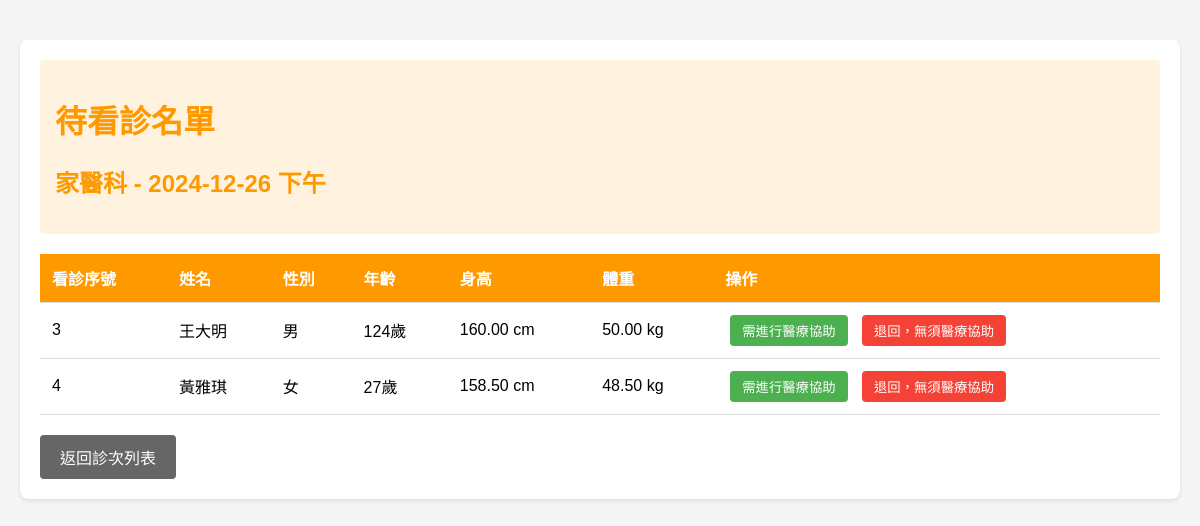
Page /php/doctor/patient_consult.php?clinic_id=CL00003 (signed in) on the committed database.
### tables this page shows
CREATE TABLE `clinic` (
  `clinic_id` char(7) NOT NULL,
  `clinic_date` date NOT NULL,
  `period` enum('morning','afternoon','evening') NOT NULL,
  `department_id` char(7) NOT NULL,
  `location` varchar(100) DEFAULT NULL,
  `doctor_id` char(7) NOT NULL
);

CREATE TABLE `department` (
  `department_id` char(7) NOT NULL,
  `department_name` varchar(50) NOT NULL
);

CREATE TABLE `appointment` (
  `appointment_id` char(7) NOT NULL,
  `sequence_number` int(10) UNSIGNED NOT NULL,
  `clinic_id` char(7) NOT NULL,
  `patient_id` char(7) NOT NULL,
  `register_time` datetime NOT NULL DEFAULT current_timestamp()
);

CREATE TABLE `person` (
  `person_id` char(7) NOT NULL,
  `last_name` varchar(20) NOT NULL,
  `first_name` varchar(20) NOT NULL,
  `id_card` char(10) NOT NULL,
  `password` varchar(255) NOT NULL,
  `phone` varchar(20) NOT NULL,
  `address` varchar(100) DEFAULT NULL,
  `gender` enum('M','F') NOT NULL,
  `birthday` date NOT NULL
);

CREATE TABLE `patient` (
  `person_id` char(7) NOT NULL,
  `height` decimal(5,2) DEFAULT NULL,
  `weight` decimal(5,2) DEFAULT NULL
);

### php/doctor/patient_consult.php (the view, shortened to what this page needs)
<?php
require_once '../common/db_conn.php';
$clinic_id = $_GET['clinic_id'];
try {
    $stmt = $db->prepare("
        SELECT clinic_date, period, department_name
        FROM clinic c
        JOIN department d ON c.department_id = d.department_id
        WHERE clinic_id = ? AND doctor_id = ?
    ");
    $stmt->execute([$clinic_id, $_SESSION['user_id']]);
    $clinic = $stmt->fetch();
    $stmt = $db->prepare("
        SELECT a.appointment_id, a.sequence_number,
               p.person_id, p.last_name, p.first_name, p.gender, p.birthday,
               pt.height, pt.weight
        FROM appointment a
        JOIN patient pt ON a.patient_id = pt.person_id
        JOIN person p ON pt.person_id = p.person_id
        WHERE a.clinic_id = ?
        ORDER BY a.sequence_number
    ");
    $stmt->execute([$clinic_id]);
    $patients = $stmt->fetchAll();
} catch (Exception $e) {
    $error_message = $e->getMessage();
}
function getPeriodText($period) {
    switch ($period) {
        case 'afternoon': return '下午';
    }
}
?>
<!DOCTYPE html>
<html lang="zh-Hant">
<head>
    <link rel="stylesheet" href="./asset/patient_consult.css">
</head>
<body>
    <div class="container">
        <?php if (isset($clinic)): ?>
            <div class="clinic-info">
                <h1>待看診名單</h1>
                <h2>
                    <?php
                    echo htmlspecialchars($clinic['department_name']) . ' - ' .
                         htmlspecialchars($clinic['clinic_date']) . ' ' .
                         htmlspecialchars(getPeriodText($clinic['period']));
                    ?>
                </h2>
            </div>
            <?php if (empty($patients)): ?>
                <p>目前沒有待看診病人</p>
            <?php else: ?>
                <table>
                    <thead>
                        <tr>
                            <th>看診序號</th>
                            <th>姓名</th>
                            <th>性別</th>
                            <th>年齡</th>
                            <th>身高</th>
                            <th>體重</th>
                            <th>操作</th>
                        </tr>
                    </thead>
                    <tbody>
                        <?php foreach ($patients as $patient): ?>
                            <tr>
                                <td><?php echo htmlspecialchars($patient['sequence_number']); ?></td>
                                <td><?php echo htmlspecialchars($patient['last_name'] . $patient['first_name']); ?></td>
                                <td>
                                    <?php
                                    if ($patient['gender'] === NULL) {
                                        echo '-';
                                    } else if ($patient['gender'] === 'M') {
                                        echo '男';
                                    } else {
                                        echo '女';
                                    }
                                    ?>
                                </td>
                                <td>
                                    <?php
                                    $birthDate = new DateTime($patient['birthday']);
                                    if ($patient['birthday']  === NULL) {
                                        echo '-';
                                    } else {
                                        $today = new DateTime();
                                        $age = $birthDate->diff($today)->y;
                                        echo $age . '歲';
                                    }
                                    ?>
                                </td>
                                <td><?php echo $patient['height'] ? htmlspecialchars($patient['height']) . ' cm' : '-'; ?></td>
                                <td><?php echo $patient['weight'] ? htmlspecialchars($patient['weight']) . ' kg' : '-'; ?></td>
                                <td>
                                    <form method="post" style="display: inline;">
                                        <button type="submit" name="action" value="treat" class="action-btn treat-btn">
                                            需進行醫療協助
                                        </button>
                                        <button type="submit" name="action" value="reject" class="action-btn reject-btn">
                                            退回，無須醫療協助
                                        </button>
                                    </form>
                                </td>
                            </tr>
                        <?php endforeach; ?>
                    </tbody>
                </table>
            <?php endif; ?>
        <?php else: ?>
            <div class="error-message">無效的診次資訊</div>
        <?php endif; ?>
        <a href="clinic_list.php" class="back-btn">返回診次列表</a>
    </div>
</body>
</html>

### php/doctor/asset/patient_consult.css (style rules this page uses)
body { font-family: Arial, sans-serif; max-width: 1200px; margin: 20px auto; padding: 20px; background-color: #f5f5f5; }
.container { background: white; padding: 20px; border-radius: 8px; box-shadow: 0 2px 4px rgba(0, 0, 0, 0.1); }
h1, h2 { color: #ff9900; }
.clinic-info { background-color: #fff3e0; padding: 15px; border-radius: 4px; margin-bottom: 20px; }
table { width: 100%; border-collapse: collapse; margin-top: 20px; }
th, td { padding: 12px; text-align: left; border-bottom: 1px solid #ddd; }
th { background-color: #ff9900; color: white; }
.action-btn { padding: 6px 12px; border: none; border-radius: 4px; color: white; cursor: pointer; margin: 0 5px; }
.treat-btn { background-color: #4CAF50; }
.reject-btn { background-color: #f44336; }
.back-btn { display: inline-block; padding: 10px 20px; background-color: #666; color: white; text-decoration: none; border-radius: 4px; margin-top: 20px; }

### rows in the picture
clinic: department.department_name "家醫科", clinic_date "2024-12-26", period "下午"
appointment: sequence_number "3", person.last_name+first_name "王大明", shows "男", patient.height "160.00", patient.weight "50.00"
appointment: sequence_number "4", person.last_name+first_name "黃雅琪", shows "女", patient.height "158.50", patient.weight "48.50"
